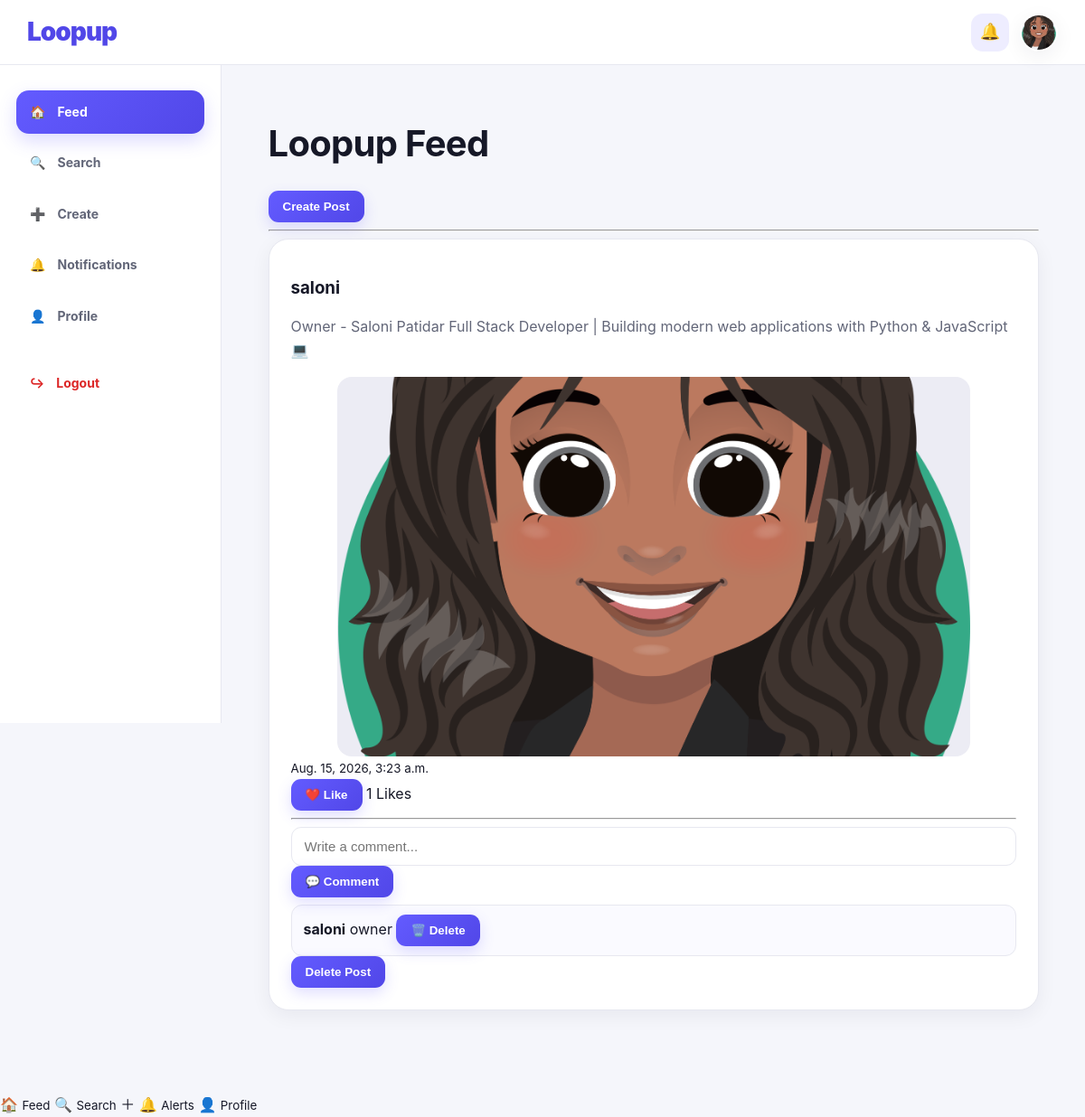
Screenshot of /posts/feed/ (signed in) with the database file from the repository.
### accounts/models.py (models this page shows, shortened)
class Profile(models.Model):
    user = models.OneToOneField(User, on_delete=models.CASCADE)
    bio = models.TextField(blank=True)
    profile_image = models.ImageField(
        upload_to='profile_images/',
        blank=True,
        null=True
    )

### posts/models.py (models this page shows, shortened)
class Post(models.Model):
    author = models.ForeignKey(
        User,
        on_delete=models.CASCADE,
        related_name='posts'
    )
    content = models.TextField(blank=True)
    image = models.ImageField(
        upload_to='posts/images/',
        blank=True,
        null=True
    )
    video = models.FileField(
        upload_to='posts/videos/',
        blank=True,
        null=True
    )
    created_at = models.DateTimeField(auto_now_add=True)

class Comment(models.Model):
    post = models.ForeignKey(
        Post,
        on_delete=models.CASCADE,
        related_name='comments'
    )
    user = models.ForeignKey(
        User,
        on_delete=models.CASCADE,
        related_name='comments'
    )
    text = models.TextField()
    created_at = models.DateTimeField(auto_now_add=True)

### posts/views.py (the view)
# urls.py: path('', lambda request: redirect('feed')),
@login_required
def feed(request):
    posts = Post.objects.all().order_by('-created_at')
    for post in posts:
        post.user_liked = post.likes.filter(user=request.user).exists()
    return render(request, 'posts/feed.html', {
        'posts': posts
    })

### templates/posts/feed.html (shortened to what this page needs)
{% extends "base.html" %}
{% block content %}
<h1>Loopup Feed</h1>
<a href="{% url 'create_post' %}">
    <button>Create Post</button>
</a>
<hr>
{% for post in posts %}
<div class="card">
    <h3>
        <a href="{% url 'user_profile' post.author.username %}">
            {{ post.author.username }}
        </a>
    </h3>
    <p>{{ post.content }}</p>
    {% if post.image %}
        <img
            src="{{ post.image.url }}"
            alt="Post image"
            class="post-media"
        >
    {% endif %}
    <small>{{ post.created_at }}</small>
    <div class="actions">
        <form method="POST" action="{% url 'like_post' post.id %}">
            {% if request.user in post.likes.all %}
                <button type="submit">💔 Unlike</button>
            {% else %}
                <button type="submit">❤️ Like</button>
            {% endif %}
            <span>{{ post.likes.count }} Likes</span>
        </form>
    </div>
    <hr>
    <form method="POST" action="{% url 'add_comment' post.id %}">
        <input
            type="text"
            name="text"
            placeholder="Write a comment..."
            required
        >
        <button type="submit">💬 Comment</button>
    </form>
    {% for comment in post.comments.all %}
        <div class="comment">
            <strong>{{ comment.user.username }}</strong>
            {{ comment.text }}
            {% if comment.user == request.user %}
                <form
                    method="POST"
                    action="{% url 'delete_comment' comment.id %}"
                    style="display: inline;"
                >
                    <button type="submit">🗑️ Delete</button>
                </form>
            {% endif %}
        </div>
    {% empty %}
        <p>No comments yet.</p>
    {% endfor %}
    {% if post.author == request.user %}
        <form
            method="POST"
            action="{% url 'delete_post' post.id %}"
        >
            <button type="submit">Delete Post</button>
        </form>
    {% endif %}
</div>
{% empty %}
<p>No posts yet.</p>
{% endfor %}
{% endblock %}

### templates/base.html (shortened to what this page needs)
{% load static %}
<!DOCTYPE html>
<html lang="en">
<head>
    <link rel="stylesheet" href="{% static 'css/style.css' %}">
</head>
<body>
{% if user.is_authenticated %}
    <header class="topbar">
        <a href="{% url 'feed' %}" class="brand">
            Loopup
        </a>
        <div class="topbar-actions">
            <a href="{% url 'notifications' %}" class="icon-link">
                🔔
            </a>
            <a href="{% url 'profile' %}" class="mini-profile">
                {% if user.profile.profile_image %}
                    <img
                        src="{{ user.profile.profile_image.url }}"
                        alt="Profile"
                    >
                {% else %}
                    <span>👤</span>
                {% endif %}
            </a>
        </div>
    </header>
    <div class="app-layout">
        <aside class="sidebar">
            <nav class="sidebar-nav">
                <a
                    href="{% url 'feed' %}"
                    class="nav-item {% if request.resolver_match.url_name == 'feed' %}active{% endif %}"
                >
                    <span>🏠</span>
                    <span>Feed</span>
                </a>
                <a
                    href="{% url 'search_users' %}"
                    class="nav-item {% if request.resolver_match.url_name == 'search_users' %}active{% endif %}"
                >
                    <span>🔍</span>
                    <span>Search</span>
                </a>
                <a
                    href="{% url 'create_post' %}"
                    class="nav-item {% if request.resolver_match.url_name == 'create_post' %}active{% endif %}"
                >
                    <span>➕</span>
                    <span>Create</span>
                </a>
                <a
                    href="{% url 'notifications' %}"
                    class="nav-item {% if request.resolver_match.url_name == 'notifications' %}active{% endif %}"
                >
                    <span>🔔</span>
                    <span>Notifications</span>
                </a>
                <a
                    href="{% url 'profile' %}"
                    class="nav-item {% if request.resolver_match.url_name == 'profile' %}active{% endif %}"
                >
                    <span>👤</span>
                    <span>Profile</span>
                </a>
                <a
                    href="{% url 'logout' %}"
                    class="nav-item logout-nav"
                >
                    <span>↪</span>
                    <span>Logout</span>
                </a>
            </nav>
        </aside>
        <main class="main-content">
{% endif %}
    {% block content %}
    {% endblock %}
{% if user.is_authenticated %}
        </main>
    </div>
    <nav class="mobile-nav">
        <a
            href="{% url 'feed' %}"
            class="{% if request.resolver_match.url_name == 'feed' %}active{% endif %}"
        >
            <span>🏠</span>
            <small>Feed</small>
        </a>
        <a
            href="{% url 'search_users' %}"
            class="{% if request.resolver_match.url_name == 'search_users' %}active{% endif %}"
        >
            <span>🔍</span>
            <small>Search</small>
        </a>
        <a
            href="{% url 'create_post' %}"
            class="mobile-create {% if request.resolver_match.url_name == 'create_post' %}active{% endif %}"
        >
            <span>＋</span>
        </a>
        <a
            href="{% url 'notifications' %}"
            class="{% if request.resolver_match.url_name == 'notifications' %}active{% endif %}"
        >
            <span>🔔</span>
            <small>Alerts</small>
        </a>
        <a
            href="{% url 'profile' %}"
            class="{% if request.resolver_match.url_name == 'profile' %}active{% endif %}"
        >
            <span>👤</span>
            <small>Profile</small>
        </a>
    </nav>
{% else %}
        </main>
{% endif %}
</body>
</html>

### static/css/style.css (style rules this page uses)
:root { --primary: #635bff; --primary-dark: #5147e8; --primary-light: #eeedff; --background: #f5f6fb; --surface: #ffffff; --surface-soft: #fafaff; --text: #161827; --text-soft: #626678; --muted: #9296a7; --border: #e7e8f0; --danger: #dc2626; --shadow-sm: 0 6px 22px rgba(24, 25, 45, 0.06); --shadow-md: 0 12px 32px rgba(24, 25, 45, 0.10); --radius-md: 16px; --radius-lg: 22px; }
* { box-sizing: border-box; }
html { scroll-behavior: smooth; }
body { margin: 0; min-height: 100vh; font-family: Inter, -apple-system, BlinkMacSystemFont, "Segoe UI", Arial, sans-serif; background: var(--background); color: var(--text); line-height: 1.6; }
a { color: inherit; text-decoration: none; }
img { max-width: 100%; }
.topbar, .guest-topbar { width: 100%; height: 72px; display: flex; align-items: center; justify-content: space-between; padding: 0 30px; background: rgba(255, 255, 255, 0.96); border-bottom: 1px solid var(--border); position: sticky; top: 0; z-index: 1000; }
.brand { font-size: 28px; font-weight: 900; letter-spacing: -1px; color: var(--primary-dark); }
.topbar-actions { display: flex; align-items: center; gap: 12px; }
.icon-link { width: 42px; height: 42px; display: flex; align-items: center; justify-content: center; border-radius: 13px; background: var(--primary-light); font-size: 18px; transition: 0.2s ease; }
.mini-profile { width: 42px; height: 42px; display: flex; align-items: center; justify-content: center; border-radius: 50%; overflow: hidden; background: #ececf4; border: 2px solid white; box-shadow: var(--shadow-sm); }
.mini-profile img { width: 100%; height: 100%; max-width: none; object-fit: cover; }
.app-layout { display: flex; min-height: calc(100vh - 72px); }
.sidebar { width: 245px; flex-shrink: 0; background: rgba(255, 255, 255, 0.96); border-right: 1px solid var(--border); padding: 28px 18px; position: sticky; top: 72px; height: calc(100vh - 72px); }
.sidebar-nav { display: flex; flex-direction: column; gap: 8px; }
.nav-item { display: flex; align-items: center; gap: 13px; padding: 13px 15px; border-radius: 14px; color: var(--text-soft); font-size: 14px; font-weight: 700; transition: background 0.2s ease, color 0.2s ease, transform 0.2s ease; }
.nav-item.active { background: linear-gradient( 135deg, var(--primary), var(--primary-dark) ); color: white; box-shadow: 0 8px 20px rgba(99, 91, 255, 0.22); }
.logout-nav { margin-top: 18px; color: var(--danger); }
.main-content { flex: 1; width: 100%; max-width: 920px; margin: 0 auto; padding: 35px 34px 70px; }
h1, h2, h3 { color: var(--text); line-height: 1.25; }
h1 { font-size: clamp(28px, 4vw, 40px); letter-spacing: -0.7px; }
p { color: var(--text-soft); }
.card { background: var(--surface); border: 1px solid var(--border); border-radius: var(--radius-lg); padding: 24px; margin-bottom: 22px; box-shadow: var(--shadow-sm); }
button { border: 0; border-radius: 11px; padding: 10px 16px; background: linear-gradient( 135deg, var(--primary), var(--primary-dark) ); color: white; font-weight: 700; cursor: pointer; box-shadow: 0 6px 16px rgba(99, 91, 255, 0.20); transition: 0.2s ease; }
input, textarea, select { width: 100%; padding: 12px 14px; border: 1px solid var(--border); border-radius: 11px; background: white; color: var(--text); font-size: 15px; outline: none; transition: border-color 0.2s ease, box-shadow 0.2s ease; }
.post-media, .post-image { display: block; width: 100%; max-width: 700px; height: 420px; margin: 15px auto 0; object-fit: cover; object-position: center; border-radius: 16px; background: #ececf4; }
.comment { padding: 10px 13px; border: 1px solid var(--border); border-radius: 12px; background: var(--surface-soft); margin-top: 8px; }

### rows the page displays
Post: author.username "saloni", content "Owner - Saloni Patidar Full Stack Developer | Building modern web applications with Python & JavaScript 💻", image (picture), created_at "Aug. 15, 2026, 3:23 a.m.", shows "❤️ Like", likes.count "1", shows "Delete Post"
Comment: user.username "saloni", text "owner", shows "🗑️ Delete"
